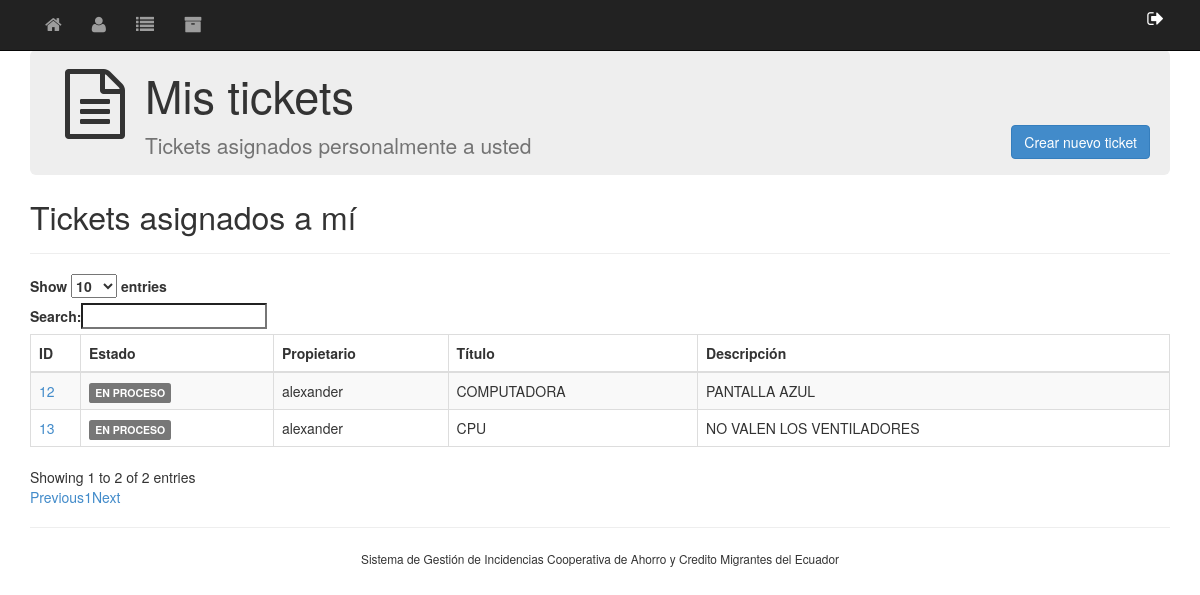
The page /my-tickets/ (signed in) on the database its author committed.
### main/models.py (models this page shows, shortened)
class Ticket(models.Model):
    title = models.CharField('Title', max_length=title_max_length)
    owner = models.ForeignKey(
        User,
        on_delete=models.SET_NULL,
        related_name='owner',
        blank=True,
        null=True,
        verbose_name='Owner'
    )
    description = models.TextField('Description', blank=True, null=True)
    STATUS_CHOICES = [
        ('TODO', 'TODO'),
        ('IN PROGRESS', 'IN PROGRESS'),
        ('WAITING', 'WAITING'),
        ('DONE', 'DONE'),
    ]
    status = models.CharField(
        'Status',
        choices=STATUS_CHOICES,
        max_length=title_max_length,
        blank=True,
        null=True,
    )
    waiting_for = models.ForeignKey(
        User,
        on_delete=models.SET_NULL,
        related_name='waiting_for',
        blank=True,
        null=True,
        verbose_name='Waiting For'
    )
    closed_date = models.DateTimeField(blank=True, null=True)
    assigned_to = models.ForeignKey(
        User,
        on_delete=models.SET_NULL,
        related_name='assigned_to',
        blank=True,
        null=True,
        verbose_name='Assigned to'
    )
    created = models.DateTimeField(auto_now_add=True)
    updated = models.DateTimeField(auto_now=True)

### main/views.py (the view)
# urls.py: path("my-tickets/",   login_required(views.my_tickets_view),  name="my-tickets"),
def my_tickets_view(request):
    tickets = Ticket.objects.filter(assigned_to=request.user).exclude(status="DONE")
    tickets_waiting = Ticket.objects.filter(waiting_for=request.user, status="WAITING")
    context = {
        "tickets": tickets,
        "tickets_waiting": tickets_waiting,
    }
    return render(request, 'main/my-tickets.html', context)

### main/templates/main/my-tickets.html (shortened to what this page needs)
{% extends "main/base.html" %}
{% block header_icon %}<i class="fa fa-file-text-o fa-5x"></i>{% endblock %}
{% block headline %}Mis tickets{% endblock %}
{% block head-message %}Tickets asignados personalmente a usted{% endblock %}
{% block content %}
<link rel="stylesheet" href="//cdn.datatables.net/plug-ins/9dcbecd42ad/integration/bootstrap/3/dataTables.bootstrap.css">
<div class="row">
    <div class="col-lg-12">
        <a href="{% url 'ticket_new' %}?next={{ request.path }}">
            <button class="btn btn-primary" style="float:right;margin-top:-50px;margin-right:20px;">
                Crear nuevo ticket
            </button>
        </a>
        <div class="page-header"><h1>Tickets asignados a mí</h1></div>
        <table id="assigned" class="table table-striped table-bordered" width="100%">
            <thead>
                <tr>
                    <th>ID</th>
                    <th>Estado</th>
                    <th>Propietario</th>
                    <th>Título</th>
                    <th>Descripción</th>
                </tr>
            </thead>
            <tbody>
                {% for ticket in tickets %}
                    <tr>
                        <td><a href="{% url 'ticket_detail' pk=ticket.id %}">{{ ticket.id }}</a></td>
                        <td>
                            {% if ticket.status == "TODO" %}
                                <span class="label label-danger">PENDIENTE</span>
                            {% elif ticket.status == "IN PROGRESS" %}
                                <span class="label label-default">EN&nbsp;PROCESO</span>
                            {% elif ticket.status == "WAITING" %}
                                <span class="label label-warning">EN&nbsp;ESPERA</span>
                            {% elif ticket.status == "DONE" %}
                                <span class="label label-success">FINALIZADO</span>
                            {% else %}
                                {{ ticket.status }}
                            {% endif %}
                        </td>
                        <td>{{ ticket.owner }}</td>
                        <td>{{ ticket.title }}</td>
                        <td>{{ ticket.description }}</td>
                    </tr>
                {% endfor %}
            </tbody>
        </table>
    </div>
</div>
{% endblock %}

### static/css/style.css (style rules this page uses)
body { padding-top: 50px; }
.page-header { padding-bottom: 9px; margin: 24px 0px 20px; border-bottom: 1px solid #EEE; }
.page-header h1 { font-size: 32px; }

### static/css/print.css (style rules this page uses)
a[href]:after { content: none !important; }

### rows shown on the page
Ticket: id "12", status "EN PROCESO", owner "alexander", title "COMPUTADORA", description "PANTALLA AZUL"
Ticket: id "13", status "EN PROCESO", owner "alexander", title "CPU", description "NO VALEN LOS VENTILADORES"
